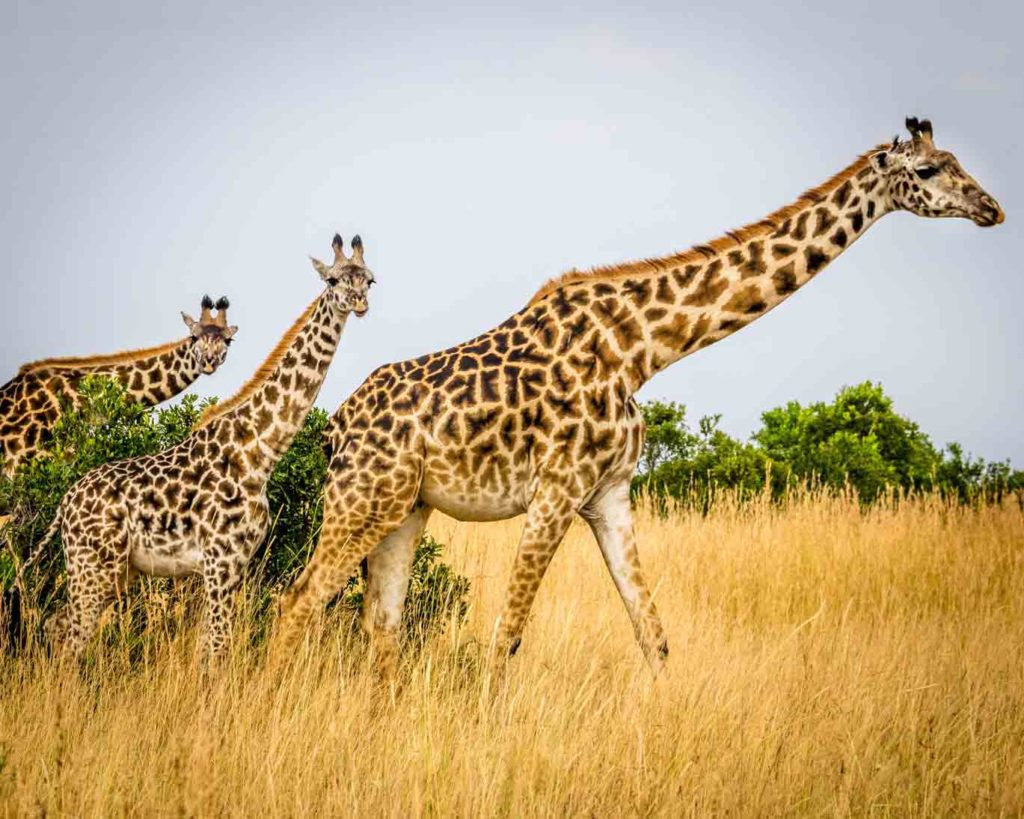
#> input picture Images/giraffe/gir27.jpg, 1024 x 819 px, found by its file name
$ jupyter execute --allow-errors MinorProject.ipynb
#> lines starting #> are read from the running program, lines starting #| are printed output that depends on the picture
<a href="https://colab.research.google.com/github/KaranKochhar04/MinorProject/blob/MinorProject/MinorProject.ipynb" target="_parent"></a>

[cell 1]
import pandas as pd
import matplotlib.pyplot as plt
from skimage.io import imread
from skimage.transform import resize

[cell 2]
img = plt.imread('/content/drive/MyDrive/images/giraffe/gir27.jpg')
#> img is the input picture: shape (819, 1024, 3); mean R, G, B 191.4, 170.8, 133.2
plt.imshow(img)

[cell 3]
img = plt.imread('/content/drive/MyDrive/images/elephant/ele1.jpg')
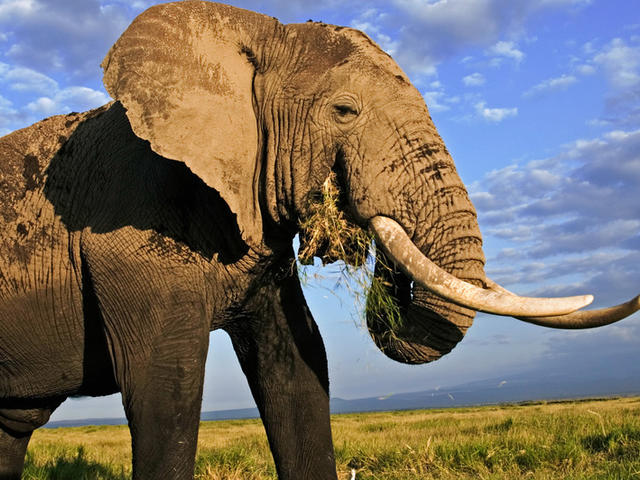
#> input picture Images/elephant/ele1.jpg, 640 x 480 px, found by its file name
#> img is the input picture: shape (480, 640, 3); mean R, G, B 118.2, 110.6, 102.3
plt.imshow(img)

[cell 4]
# Preprocessing

import os
import numpy as np
datadir = '/content/drive/MyDrive/images'

categories = ['giraffe','elephant']
target = []
imgs = []
flat_data = []

for i in categories:
  class_num = categories.index(i)
  path = os.path.join(datadir,i)  # Path is created to use all the images
  for img in os.listdir(path):
    img_array = imread(os.path.join(path,img))
    img_resize = resize(img_array,(200,150,3))                 # Resized (Data normalized between 0 to 1)
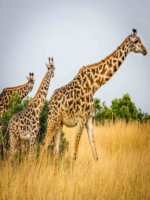
#> img_resize: shape (200, 150, 3) float64; mean R, G, B 0.751, 0.67, 0.522
    flat_data.append(np.ndarray.flatten(img_resize))      # Flattened
    target.append(class_num)
    imgs.append(img_resize)

flat_data = np.array(flat_data)
target = np.array(target)
imgs = np.array(imgs)

[cell 5]
len(flat_data[0])

[cell 6]
unique,counts = np.unique(target,return_counts=True)
plt.bar(categories,counts)
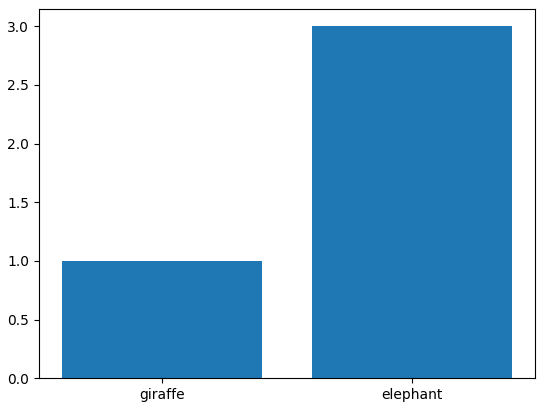
#> figure drawn by matplotlib, 1 panel

[cell 7]
# Create Dataframe

df = pd.DataFrame(flat_data)
df['Target'] = target
df.head()

[cell 8]
# The number of colums obtained is corresponding the the lenght obtained from flat data i.e. 90000

[cell 9]
# Splitting of data

from sklearn.model_selection import train_test_split
x_train, x_test, y_train, y_test = train_test_split(flat_data, target, test_size = 0.35, random_state = 0)

[cell 10]
print(y_train.shape)
#| (2,)
print(y_test.shape)
#| (2,)
